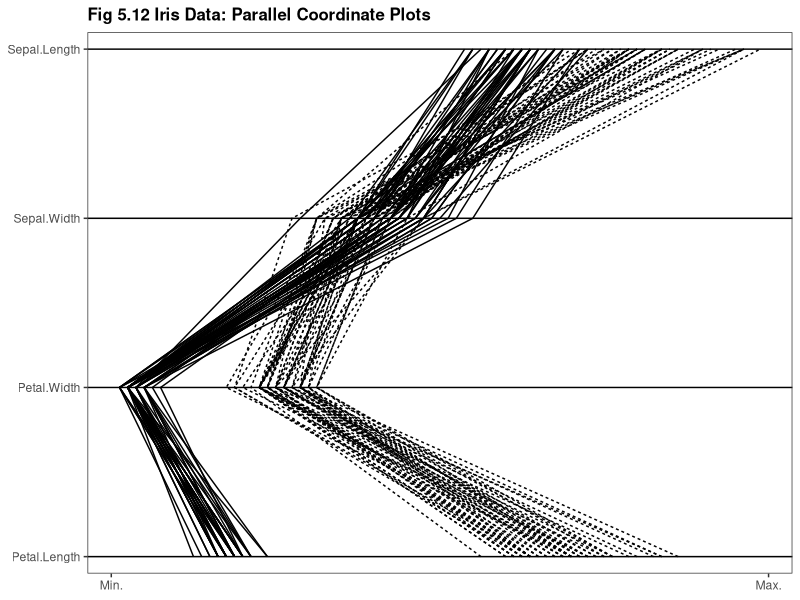
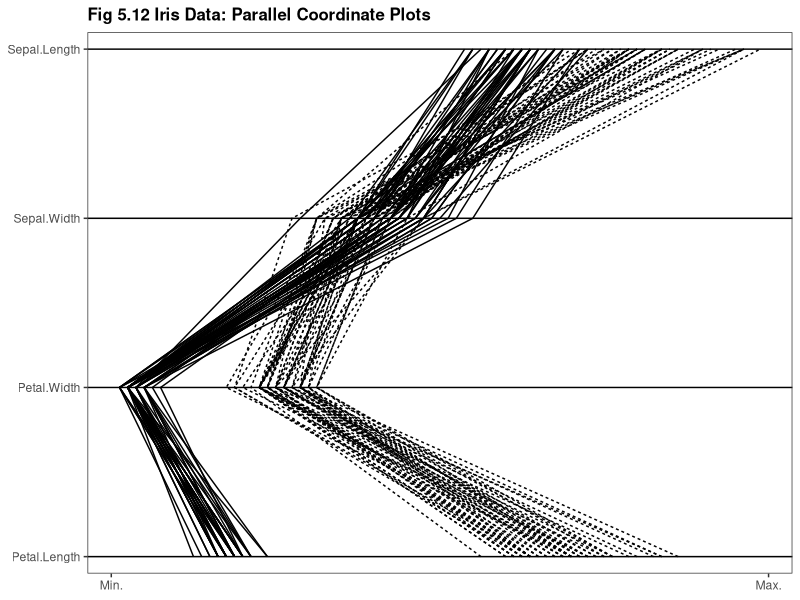

These charts were generated, in order, by the following R code:
library(ggplot2)
library(reshape2)

this_base <- "fig05-12_iris-data-parallel-coordinate-plots"

my_data <- iris
my_data$row <- rownames(my_data) # group lines by row

my_data_long <- 
  melt(my_data, c("row", "Species"), 
       c("Sepal.Length", "Sepal.Width", "Petal.Length", "Petal.Width"),
       variable.name = "part")

my_data_long$part <- 
  factor(my_data_long$part, 
         c("Petal.Length", "Petal.Width", "Sepal.Width", "Sepal.Length"))

my_data_long <- subset(my_data_long, my_data_long$Species != "versicolor")

p <- ggplot(my_data_long, aes(x = part, y = value, group = Species)) +
  geom_line(aes(group = row, linetype = Species), colour = "black",
            show_guide = FALSE) +
  scale_x_discrete(expand = c(0, 0.1)) +
  scale_y_continuous(breaks = c(0, 8), labels = c("Min.", "Max."),
                     limits = c(min(my_data_long$value), max(my_data_long$value))) +
  coord_flip() +
  ggtitle("Fig 5.12 Iris Data: Parallel Coordinate Plots") +
  theme_bw() +
  theme(panel.grid.major.y = element_line(colour = "black"),
        panel.grid.major.x = element_blank(),
        panel.grid.minor = element_blank(),
        plot.title = element_text(size = rel(1.1), face = "bold", vjust = 1),
        axis.title = element_blank())

p

ggsave(paste0(this_base, ".png"), 
       p, width = 6, height = 5)

## pedantic: my_data does not match plot in book
